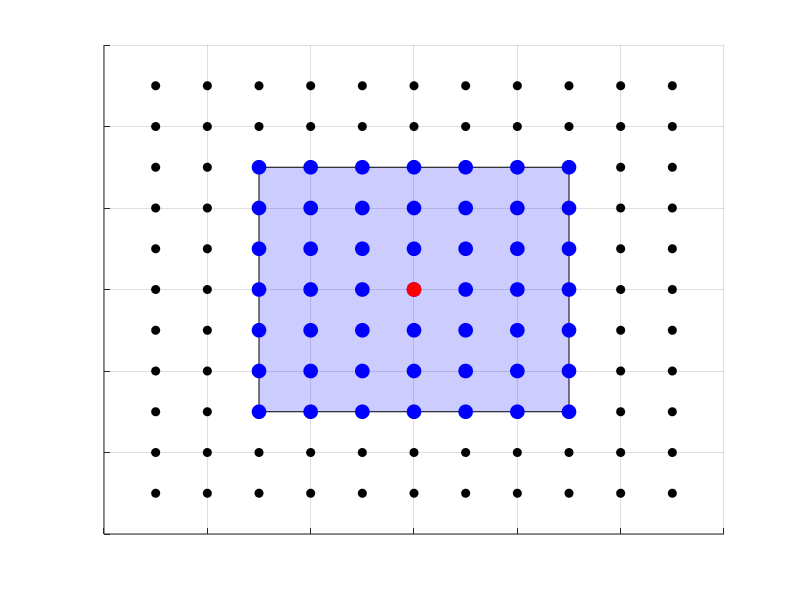

The MATLAB script that drew this image:
%Non-zeros elements for the SPEEDY model

clc 
clear all

d1 = 11; %One dimensional space x
d2 = 11; %Two dimensional space y
d3 = 1; %Three dimensional space z
r1 = 3; %Radius for space (points in the same plane)

%See the grid



fig = figure
hold on

p1 = 6;
p2 = 6;

%Plot radius
vertices = [];

vertices = [ p1-r1 p2-r1; ...
             p1-r1 p2+r1; ...
             p1+r1 p2+r1; ...
             p1+r1 p2-r1; ...
             ];

squarePlot= fill(vertices(:,1),vertices(:,2),'b');
         

set(squarePlot,'FaceAlpha',0.2)

%Plot grid


   for i = 1:d2
      for j = 1:d1
         plot(j,i,'ko','Markerfacecolor','k','markeredgecolor','k'); 
      end
   end


%Plot the radius of influences (points)
i = p2;
j = p1;


    for k2= i-r1:i+r1
        for k3 = j-r1:j+r1
            plot(k3,k2,'o','markeredgecolor','b','Markerfacecolor','b','Markersize',10); 
        end
    end

     plot(p2,p1,'ro','markeredgecolor','r','Markerfacecolor','r','Markersize',10); 



%set(gca, 'Visible','off')
set(gca,'XTickLabel',[]);
set(gca,'YTickLabel',[]);

grid on




%title(['r_{space} = ',num2str(r1), ' and r_{layers} = ',num2str(r2)],'fontsize',18);

print(fig,'-depsc',['grid_',num2str(r1),'.eps']);

%


